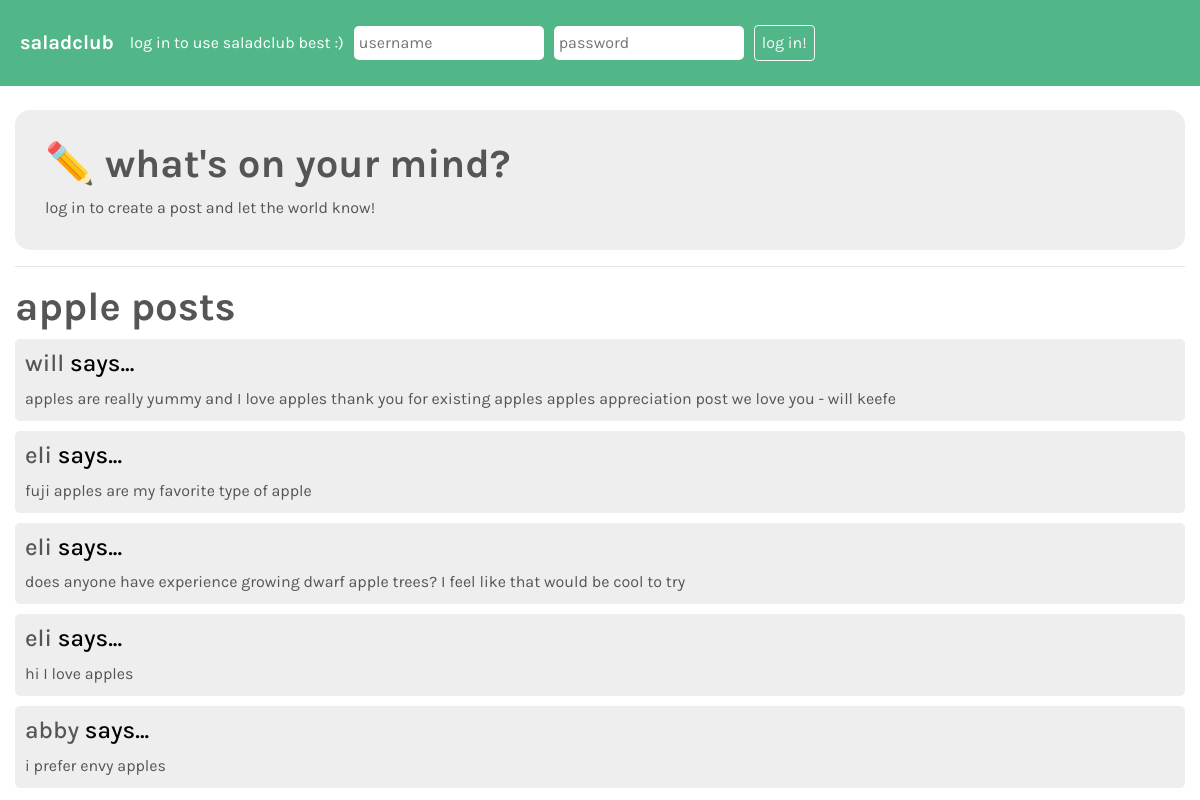
/plant/apple/, run on the app's committed database.
### plants/models.py (models this page shows, shortened)
class Plant(models.Model):
	plant_name = models.CharField(max_length=100) # no limit -- these will not be generated by users
	plant_type = models.CharField(max_length=20, null=True, blank=True) # fruit, vegetable, herb, etc.
	plant_emoji = models.CharField(max_length=1, null=True, blank=True) # emoji for display

class Post(models.Model):
	post_content = models.CharField(max_length=1000) # in case there is a lot of explaining to do :)
	post_plant = models.ForeignKey(Plant, on_delete=models.CASCADE, null=True, blank=True, default=None) # when the plant is deleted (shouldn't happen), remove posts
	author = models.ForeignKey(User, on_delete=models.CASCADE) # had to add null possibility?
	pub_date = models.DateTimeField('date published')
	post_parent = models.ForeignKey('self', on_delete=models.CASCADE, null=True, blank=True, default=None) # post deletes if the parent post deletes
	likes = models.IntegerField(default=0) # like button for people who like the post
	helpful = models.IntegerField(default=0) # for people who think the most is helpful
	also_questioning = models.IntegerField(default=0) # a 'like' to indicate that other people have the same issue
	celebrating = models.IntegerField(default=0) # for people who want to cheer on the post author

### plants/views.py (the view, shortened to what this page needs)
# urls.py: path('plant/<str:plantname>/', views.plant.as_view(), name='plantinfo'),
class plant(View):
	def get(self, request, plantname):
		post_objects = Post.objects.order_by('id')
		template = loader.get_template('plant.html')
		form = AuthenticationForm()
		form.fields['username'].widget.attrs.update({
			'placeholder': 'username',
		})
		form.fields['password'].widget.attrs.update({
			'placeholder': 'password'
 		})
		context = {
			'plantname': plantname,
			'posts': post_objects.filter(post_plant = Plant.objects.order_by('plant_name').get(plant_name = plantname)),
			'form': form
		}
		return HttpResponse(template.render(context, request))

### plants/templates/plant.html (shortened to what this page needs)
<!DOCTYPE html>
<html>
	<head>
		<link rel="stylesheet" href="https://maxcdn.bootstrapcdn.com/bootstrap/4.0.0/css/bootstrap.min.css">
		{% load static %}
		<link rel="stylesheet" href="{% static '/plants/style.css' %}">
	</head>
	<body>
		<nav class="navbar navbar-expand-sm navbar-custom">
			<a class="navbar-brand" href="/"> saladclub </a>
			{% if user.is_authenticated %}
			<a class="nav-item" href="/user/{{ user.username }}"> welcome, {{ user.username }}! view your profile or </a>
			<form class="form-inline" action="/" method="POST">
				{% csrf_token %}
				<!-- This code was taken from Dr. J's repository, using a
				hidden input to log the user out. -->
				<input type="hidden" name="logout" value="logout"></input>
				<button id="logout" style="margin-left: 10px;" class="btn btn-outline-light" type="submit"> log out </button>
			</form>
			{% else %}
				<span class="navbar-text"> log in to use saladclub best :) </span>
				<form class="form-inline" action="/" method="POST">
					<span class="usernameinput"> {{ form.username }} </span>
					<span class="usernameinput"> {{ form.password }} </span>
					<button id="login" class="btn btn-outline-light" type="submit">log in!</button>
				</form>
			{% endif %}
		</nav>
		<br />
		<div class="container-fluid">
			{% if user.is_authenticated %}
			<div class="info-card" style="height: 330px;">
				<form method="POST">
					{% csrf_token %}
					<h1> ✏️ what's on your mind? </h1>
					<p> let the world know! publish a post here. 1000 character limit. </p>
					<textarea name="postcontent" placeholder="what do you have to say?" style="width: 100%; height: 115px; border-radius: 15px; border: none; padding: 15px;"></textarea>
					<button class="btn btn-outline-dark" style="margin-top: 20px; width: 100%;" type="submit"> post! </button>
				</form>
			</div>
			{% else %}
			<div class="info-card" style="height: 140px;">
				<h1> ✏️ what's on your mind? </h1>
				<p> log in to create a post and let the world know! </p>
			</div>
			{% endif %}
			<hr />
			<h1>{{ plantname }} posts </h1>
			{% for post in posts %}
				{% if post.post_parent == None %}
				<li class="postli">
					<h4> <a href="/user/{{ post.author }}">{{ post.author }}</a> says... </h4>
					<a href="/post/{{ post.id }}/">{{ post.post_content }}</a>
				</li>
				{% endif %}
			{% endfor %}
		</div>
	</body>
</html>

### plants/static/plants/style.css (style rules this page uses)
h1, h2, h4, p, a, navbar-brand { font-family: 'Karla', sans-serif; color: #555; }
h1, h2 { font-weight: 700; }
p { font-weight: 400; }
.navbar-custom { background-color: #52b788; padding: 20px; }
.navbar-text { font-family: 'Karla', sans-serif; color: white; margin-right: 10px; }
.navbar-brand { font-weight: 700; color: white; }
#login, #logout { font-family: 'Karla', sans-serif; padding-left: 7px; padding-right: 7px; padding-top: 5px; padding-bottom: 5px; margin-top: 5px; margin-bottom: 5px; }
.info-card { font-family: 'Karla', sans-serif; height: 225px; padding: 30px; color: #555; background-color: #eee; border-radius: 15px; margin-bottom: 10px; }
.usernameinput input { border: none; border-radius: 5px; padding: 5px; font-family: 'Karla', sans-serif; margin-right: 10px; }
.postli { background-color: #eee; margin-bottom: 10px; padding: 10px; border-radius: 5px; list-style-type: none; }
.postli h4 { color: #000; }

### data on the page
Plant: plant_name "apple"
Post: author "will", post_content "apples are really yummy and I love apples thank you for existing apples apples appreciation post we love you - will keefe"
Post: author "eli", post_content "fuji apples are my favorite type of apple"
Post: author "eli", post_content "does anyone have experience growing dwarf apple trees? I feel like that would be cool to try"
Post: author "eli", post_content "hi I love apples"
Post: author "abby", post_content "i prefer envy apples"
